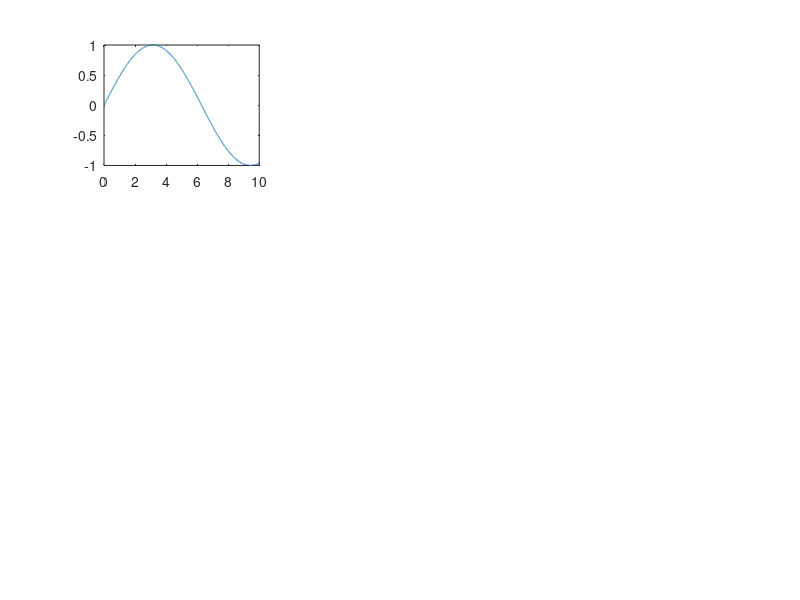

Recreate this plot in MATLAB. (Note: this script raises an error after producing the figure.)
%% _*Control Systems*_ 
%% _*Software hw1*_
%% _*Dr. Behzad Ahi*_
%% _*MohammadParsa Dini 400101204*_
%% 
% _*Problem 7:*_ In this part we will plot some of the given signals versus 
% time.

clear all;
close all;
% -------------------------
t_start = 0;
t_end = 10;
% ------ x1
subplot(3,3,1);
Ts1 = 0.001;
t1 = t_start:Ts1:t_end;
x1 = sin(t1/2);
plot(t1,x1);
title("$x_1(t) = \sin(\frac{t}{2})$",Interpreter="latex");
ylim([-1.2,1.2]);
xlim([0,10])
grid on 
% ------ x2
subplot(3,3,2);
Ts2 = 0.001;
t_start = 0;
t_end = 10;
t2 = t_start:Ts2:t_end;
x2 = cos(2*pi*t2);
plot(t2,x2);
title("$x_2(t) = \cos(2\pi t)$",Interpreter="latex");
ylim([-1.2,1.2]);
xlim([0,10])
grid on 
% ------ x3
subplot(3,3,3);
Ts3 = 0.001;
t3 = t_start:Ts3:t_end;
x3 = rectangularPulse(4,7,t3);
plot(t3,x3);
title("$x_3(t) = \prod(\frac{t-5.5}{6})$",Interpreter="latex");
ylim([-1.2,1.2]);
xlim([0,10])
grid on 
% ------ x4
subplot(3,3,4);
Ts4 = 0.001;
t4 = t_start:Ts4:t_end;
x4 = 1 - exp(-t4);
plot(t4,x4);
title("$x_4(t) = 1 - e^{-t}$",Interpreter="latex");
ylim([-.2,1.2]);
xlim([0,10])
grid on 
% ------ x5
subplot(3,3,5);
Ts5 = 0.001;
t5 = t_start+0.01:Ts5:t_end;
x5 = t5.*log(t5) - 2*t5;
plot(t5,x5);
title("$x_5(t) = t\ln(t) - 2t$",Interpreter="latex");
ylim([-3,2.8]);
xlim([0,10])
grid on 
% ------ x6
subplot(3,3,6);
warning('off');
Ts6 = 0.001;
t6 = t_start+0.01:Ts6:t_end;
x6 = (t6.^3 - 8*t6.^2 + 13).^(1/3);
plot(t6,x6);
title("$x_6(t) = \sqrt[3]{t^3 - 8t^2 + 13}$",Interpreter="latex");
ylim([-.2,5.8]);
xlim([0,10])
grid on 
% ------ x7
subplot(3,3,7);
Ts7 = 0.001;
t7 = t_start+0.01:Ts7:t_end;
x7 = dirac(t7-3);
stem(x7,t7-3);
title("$x_7(t) = \delta(t-3)$",Interpreter="latex");
xlim([-.2,.2]);
ylim([0,10])
grid on 
% ------ x8
subplot(3,3,8);
% x(t) and y(t) from problem 6
Ts8 = 0.001;
t8 = t_start:Ts8:t_end;
x8 = (t8 >= 2) & (t8 <= 4);
x8 = x8 - ( (t8 >= 6) & (t8 <= 8));
y8 = (1 - 2*exp(-5*(t8-2))+ exp(-10*(t8-2))).*(t8>=2); 
y8 = y8 - (1 - 2*exp(-5*(t8-4))+ exp(-10*(t8-4))).*(t8>=4) ;
y8 = y8 - (1 - 2*exp(-5*(t8-6))+ exp(-10*(t8-6))).*(t8>=6);
y8 = y8 + (1 - 2*exp(-5*(t8-8))+ exp(-10*(t8-8))).*(t8>=8) ;
plot(t8,x8);
ylim([-1.2,1.2]);
xlim([0,10])
grid on 
title("$u(t)$ from problem 6",Interpreter="latex");
subplot(3,3,9);
plot(t8,y8);
xlim([0,10])
ylim([-1.2,1.2])
grid on 
title("$y(t)$ from problem 6",Interpreter="latex");
%% 
% _*Problem 8:*_ In this part we will change the initial condition of the differentaial 
% equation and we observe the solution to it. The output is depicted in this figure 
% dwn here:

%initial conditions 
close all;

y0_1 = 1;
y0_2 = 1.5;
y0_3 = 2;
y0_4 = 3;
y0_5 = 4;

% y0 = 1
tspan = [0 5];
[t_1, y_1] = ode45(@myode1, tspan, y0_1);
plot(t_1,y_1)
grid on
hold on
% y0 = 1.5
tspan = [0 5];
[t_2, y_2] = ode45(@myode1, tspan, y0_2);
plot(t_2,y_2)
grid on
hold on
% y0 = 2
tspan = [0 5];
[t_3, y_3] = ode45(@myode1, tspan, y0_3);
plot(t_3,y_3)
grid on
hold on
% y0 = 3
tspan = [0 5];
[t_4, y_4] = ode45(@myode1, tspan, y0_4);
plot(t_4,y_4)
grid on
hold on
% y0 = 4
tspan = [0 5];
[t_5, y_5] = ode45(@myode1, tspan, y0_5);
plot(t_5,y_5)
grid on
xlim([0,6]);
%% 
% _*Problem 9:*_
% 
% $H(s) = \frac{Y(s)}{X(s)} =  \frac{50}{(s+5)(s+10)} = \frac{10}{s+5} + \frac{-10}{s+10}$ 
% which suggests $50X(s) = (s^2 + 15s + 50)Y(s)$. Now that we know $H(s)$, we 
% can get the simulation done with the help of matlab's $lsim$ commmand. 
% 
% As you can see is in synch with our result in the previous chapter. 

close all;
clear all;
s = tf('s');
H_sys = 50/((s+5)*(s+10));
Ts = 0.001;
tt = 0:Ts:10;
uu = ((tt>=2)&(tt<=4));
uu = uu - ((tt<=8)&(tt>=6));
lsim(H_sys,uu,tt)
grid on
%% 
% $H(s) = \frac{Y(s)}{X(s)} =  \frac{50}{(s+5)(s+10)} = \frac{10}{s+5} + \frac{-10}{s+10}$ 
% which suggests $50X(s) = (s^2 + 15s + 50)Y(s)$ which implies $50 x(t) = y"(t) 
% + 15y'(t) + 50y(t)$ . Now if we let $y_d [n] = y(t = nh)$ then we get: 
% 
% $ y'(t) \equiv  \frac{y_d[n] - y_d[n-1]}{h}$  and $y''(t) \equiv \frac{y_d[n]- 
% 2y_d[n-1] + y_d[n-2]}{h^2}$ .
% 
% Which will result in:
% 
% $$50x(t) = 50x_d[n]= \frac{1}{h^2}(y_d[n]- 2y_d[n-1] + y_d[n-2]) +  \frac{15}{h}(y_d[n] 
% - y_d[n-1]) + 50y_d[n]$$ 
% 
% which follows:
% 
% $$y_d[n] (\frac{1}{h^2} + \frac{15}{h} + 50 ) = (\frac{2}{h^2} - \frac{15}{h}) 
% y_d[n-1] - \frac{1}{h^2} y_d[n-2] + 50x[n]$$ 
% 
% and by approximation we get:
% 
% $y_d[n] (16 + 50h) = 50hx[n] +17 y_d [n-1] - y_d [n-2]$ .
% 
% Finally, this is the implementation of the Euler's method for the differential 
% equation:
% 
% As you can see, the output is also in sunvh with the results above and the 
% result from part 6. 

clc;
clear all;
close all;
% defining the sampling rate
Ts = 0.001;
h = Ts;
% the interval's boundaries
t_start =0;
t_end = 10;
% Create a time vector 't'
t = 0:Ts:10;
% Define the input signal 'X' and the output signal 'Y'
U = heaviside(t-2) - heaviside(t-4) - heaviside(t-6) + heaviside(t-8);
X = ((t >= 2) & (t <= 4)) - ((t >= 6) & (t <= 8));
Y = zeros(size(t));
% Set the initial conditions for Y 
Y(1) = 0;
Y(2) = 0;
% Loop to solve the difference equation
for i = 3:length(t)
    Y(i) = g(i, Y(i-1), Y(i-2), X(i), h); 
end
% Plotting the result
plot(t,Y);
title('Response $y(t)$',Interpreter='latex');
xlabel('Time $t$ in seconds', Interpreter='latex');
ylabel('$y(t)$',Interpreter='latex');
grid on;
%%
function [dydt1] = myode1(t, y)
dydt1 = t*y;
end


function [result] = f(i, y_i1, y_i2, u , h)
result =  -(-50*(h^2)*u + (y_i1*(15*h -2)/(h^2)) + (y_i2/(h^2)))/(1 + 15*h + h^2);
end

function [result] = g(i, y_i1, y_i2, u , h)
result =  (50*h*u- y_i2 + 17*y_i1)/(16 + 50*h);
end